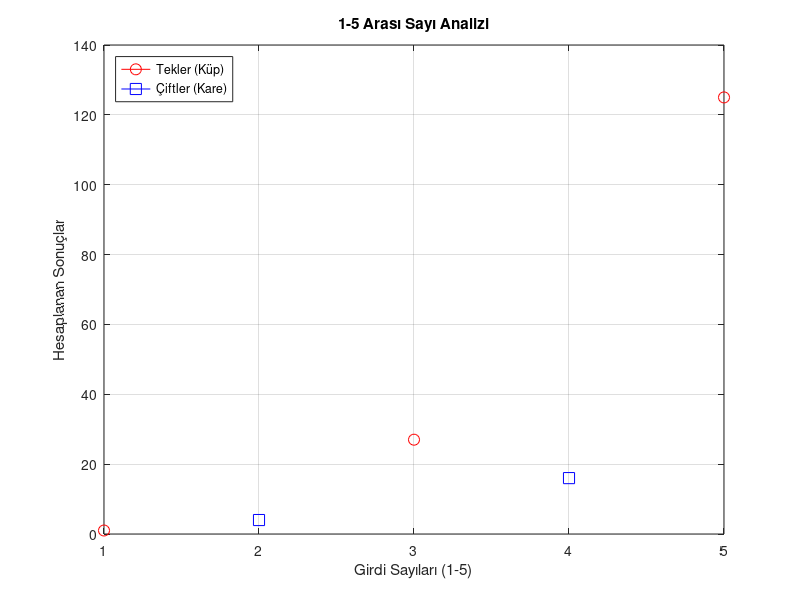

Write the MATLAB code that produced this figure.
% Senaryo: "Sayı Filtreleme -  Analiz ve Grafik Yapma "
%1'den belirlenen limite kadar olan sayıları ele alalım.:Eğer sayı çift ise karesini al,Eğer sayı tek ise küpünü al,Bu sonuçları ekrana güzel bir 
% tablo olarak yazdır son olarak da grafiğini çizelim.

clear; clc; close all;
limit = input("Sayı değerleri kaça kadar olsun?: ");
sayilar = 1:limit;

tekler = nan(1, limit); 
ciftler = nan(1, limit); 


for i = 1:limit
    if mod(sayilar(i), 2) ~= 0
        tekler(i) = sayilar(i)^3;
        fprintf('Sayı: %2d (Tek) | Küpü: %6d\n', sayilar(i), tekler(i));       
    else
        ciftler(i) = sayilar(i).^2;
        fprintf('Sayı: %2d (Çift) | Karesi: %6d\n', sayilar(i), ciftler(i));
    end 
end 

figure;
plot(sayilar, tekler, 'r-o', 'MarkerSize', 8, 'DisplayName', 'Tekler (Küp)');
hold on; 
plot(sayilar, ciftler, 'b-s', 'MarkerSize', 8, 'DisplayName', 'Çiftler (Kare)');
hold off;

title(['1-' num2str(limit) ' Arası Sayı Analizi']);
xlabel(['Girdi Sayıları (1-' num2str(limit) ')']);
ylabel('Hesaplanan Sonuçlar');
legend('Location', 'northwest');
grid on;
